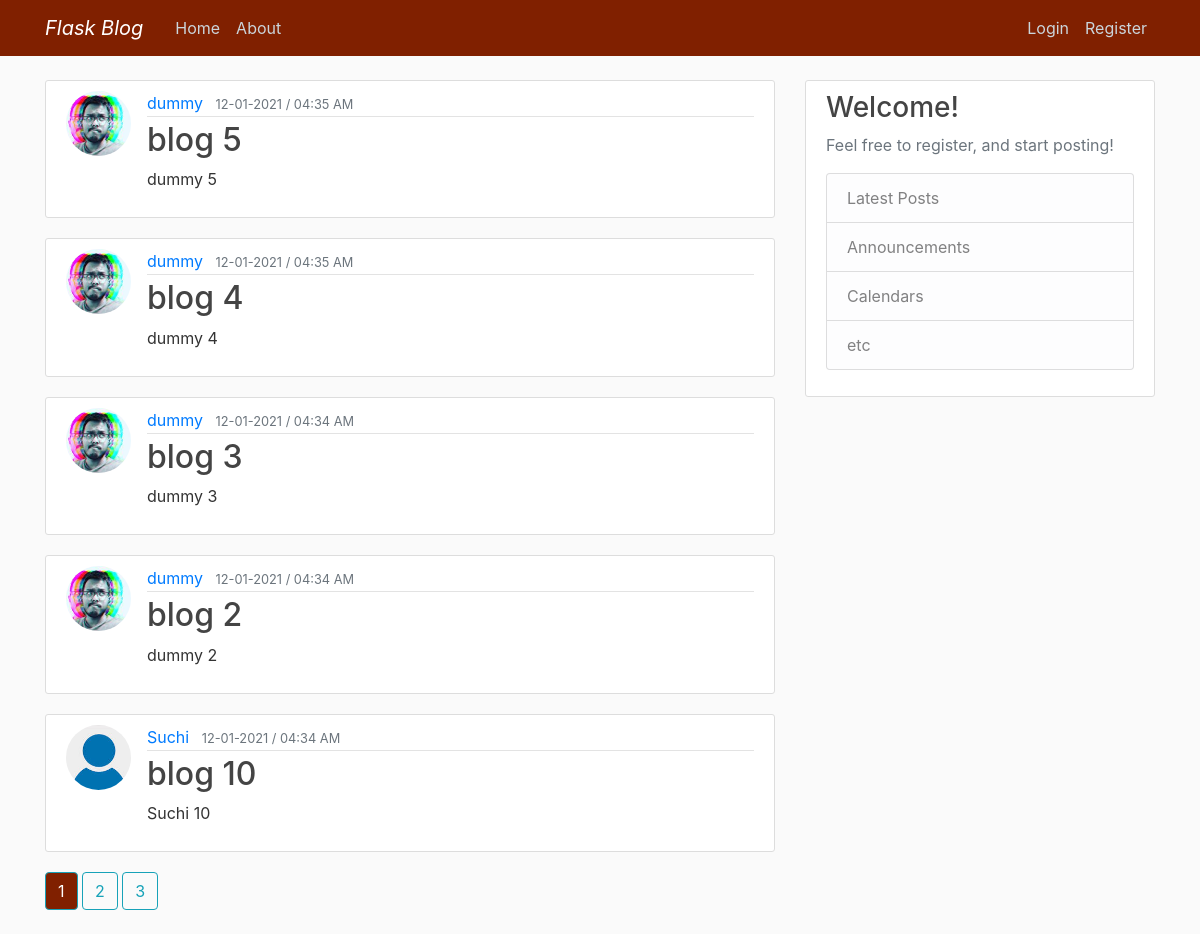
Page /home on the earlier database version.
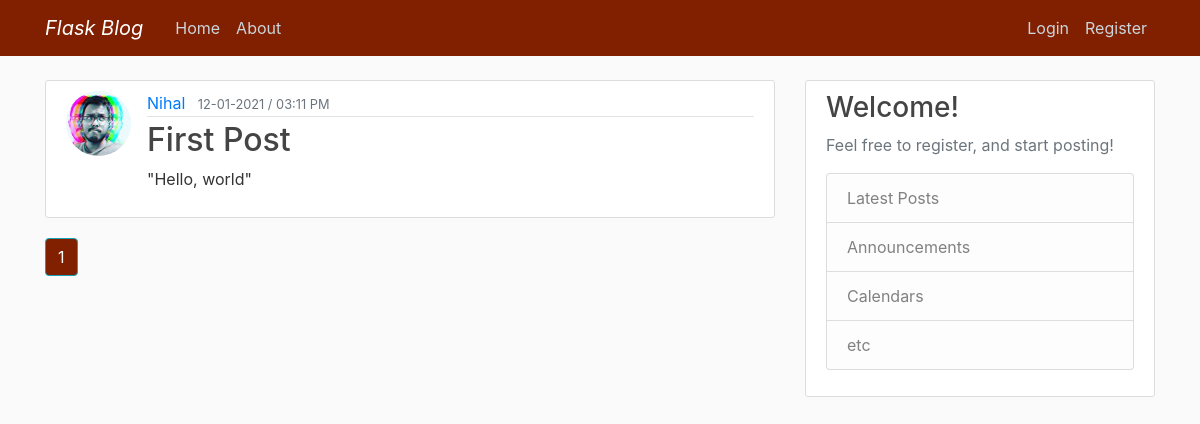
Same page on the later database version.
### flaskblog/models.py (models this page shows, shortened)
class Post(db.Model):
    id = db.Column(db.Integer, primary_key=True)
    title = db.Column(db.String(100), nullable=False)
    date_posted = db.Column(db.DateTime, nullable=False, default=datetime.utcnow)
    content = db.Column(db.Text, nullable=False)
    user_id = db.Column(db.Integer, db.ForeignKey('user.id'), nullable=False)

class User(db.Model, UserMixin):
    id = db.Column(db.Integer, primary_key=True)
    username = db.Column(db.String(20), unique=True, nullable=False)
    email = db.Column(db.String(120), unique=True, nullable=False)
    image_file = db.Column(db.String(20), nullable=False, default='default.jpg')
    password = db.Column(db.String(60), nullable=False)
    posts = db.relationship('Post', backref='author', lazy=True)

### flaskblog/main/routes.py (the view)
@main.route("/")
@main.route("/home")
def home():
    page = request.args.get('page', 1, type=int)
    posts = Post.query.order_by(Post.date_posted.desc()).paginate(page=page, per_page=5)
    return render_template('home.html', posts=posts)

### flaskblog/templates/home.html
{% extends "layout.html" %}
{% block content %}
    {% for post in posts.items %}
        <article class="media content-section">
          <img class="rounded-circle article-img" src="{{ url_for('static', filename='profile_pics/' + post.author.image_file) }}">
          <div class="media-body">
            <div class="article-metadata">
              <a class="mr-2" href="{{ url_for('users.user_posts', username=post.author.username) }}">{{ post.author.username }}</a>
              <small class="text-muted">{{ post.date_posted.strftime('%d-%m-%Y / %I:%M %p') }}</small>
            </div>
            <h2><a class="article-title" href="{{ url_for('posts.post', post_id=post.id) }}">{{ post.title }}</a></h2>
            <p class="article-content">{{ post.content }}</p>
          </div>
        </article>
    {% endfor %}
    {% for page_num in posts.iter_pages(left_edge=1, right_edge=1, left_current=1, right_current=2) %}
      {% if page_num %}
        {% if posts.page == page_num %}
          <a class="btn btn-info mb-4" href="{{ url_for('main.home', page=page_num) }}" style="background-color: #802000;">{{ page_num }}</a>
        {% else %}
          <a class="btn btn-outline-info mb-4" href="{{ url_for('main.home', page=page_num) }}">{{ page_num }}</a>
        {% endif %}
      {% else %}
        ...
      {% endif %}
    {% endfor %}
{% endblock content %}

### flaskblog/templates/layout.html (shortened to what this page needs)
<!DOCTYPE html>
<html>
<head>
    <link rel="stylesheet" href="https://maxcdn.bootstrapcdn.com/bootstrap/4.0.0/css/bootstrap.min.css">
    <link rel="stylesheet" type="text/css" href="{{ url_for('static', filename='main.css') }}">
</head>
<body>
    <header class="site-header">
      <nav class="navbar navbar-expand-md navbar-dark fixed-top" style="background-color: #802000;" >
        <div class="container">
          <a class="navbar-brand font-italic mr-4" href="/">Flask Blog</a>
          <div class="collapse navbar-collapse" id="navbarToggle">
            <div class="navbar-nav mr-auto">
              <a class="nav-item nav-link" href="{{ url_for('main.home') }}">Home</a>
              <a class="nav-item nav-link" href="{{ url_for('main.about') }}">About</a>
            </div>
            <div class="navbar-nav">
              {% if current_user.is_authenticated %}
                <a class="nav-item nav-link" href="{{ url_for('posts.new_post') }}">New Post</a>
                <a class="nav-item nav-link" href="{{ url_for('users.account') }}">Account</a>
                <a class="nav-item nav-link" href="{{ url_for('users.logout') }}">Logout</a>
              {% else %}
                <a class="nav-item nav-link" href="{{ url_for('users.login') }}">Login</a>
                <a class="nav-item nav-link" href="{{ url_for('users.register') }}">Register</a>
              {% endif %}
            </div>
          </div>
        </div>
      </nav>
    </header>
    <main role="main" class="container">
      <div class="row">
        <div class="col-md-8">
          {% block content %}{% endblock %}
        </div>
        <div class="col-md-4">
          <div class="content-section">
            <h3>Welcome!</h3>
            <p class='text-muted'>
              {% if current_user.is_authenticated %}
              {{ current_user.username }}
              {% else %}
              Feel free to register, and start posting!
              {% endif %}
              <ul class="list-group">
                <li class="list-group-item list-group-item-light">Latest Posts</li>
                <li class="list-group-item list-group-item-light">Announcements</li>
                <li class="list-group-item list-group-item-light">Calendars</li>
                <li class="list-group-item list-group-item-light">etc</li>
              </ul>
            </p>
          </div>
        </div>
      </div>
    </main>
</body>
</html>

### flaskblog/static/main.css (style rules this page uses)
body { background: #fafafa; color: #333333; margin-top: 5rem; }
h1, h2, h3, h4, h5, h6 { color: #444444; }
.site-header .navbar-nav .nav-link { color: #cbd5db; }
.content-section { background: #ffffff; padding: 10px 20px; border: 1px solid #dddddd; border-radius: 3px; margin-bottom: 20px; }
.article-title { color: #444444; }
.article-content { white-space: pre-line; }
.article-img { height: 65px; width: 65px; margin-right: 16px; }
.article-metadata { padding-bottom: 1px; margin-bottom: 4px; border-bottom: 1px solid #e3e3e3 }

Differences in the rows shown:
removed Post: image_file (picture), author.username "dummy", date_posted "12-01-2021 / 04:35 AM", title "blog 5", content "dummy 5"
removed Post: image_file (picture), author.username "dummy", date_posted "12-01-2021 / 04:35 AM", title "blog 4", content "dummy 4"
removed Post: image_file (picture), author.username "dummy", date_posted "12-01-2021 / 04:34 AM", title "blog 3", content "dummy 3"
removed Post: image_file (picture), author.username "dummy", date_posted "12-01-2021 / 04:34 AM", title "blog 2", content "dummy 2"
removed Post: image_file (placeholder picture), author.username "Suchi", date_posted "12-01-2021 / 04:34 AM", title "blog 10", content "Suchi 10"
now on this page (row edited): Post: image_file (picture), author.username "Nihal", date_posted "12-01-2021 / 03:11 PM", title "First Post", content "\"Hello, world\""
Other differences:
list line gone: "2"
list line gone: "3"
